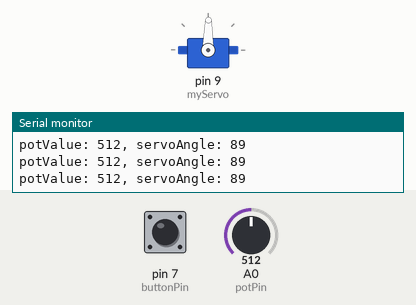
Simulated run of this sketch. Board: Arduino Uno, built with avr-gcc and run on an emulated ATmega328P. On the bench: servo, the last lines printed to the serial monitor. Inputs (shaded band) come from the test bench; at power-on: A0 (potPin) = 512, pin 7 (buttonPin) LOW.

Above: at 1.2 s.
1.3 s: A0 (potPin) set to 716
At 1.8 s:
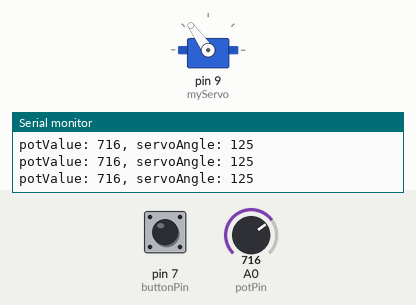
2.8 s: pin 7 (buttonPin) pulled HIGH for 0.15 s
At 2.92 s:
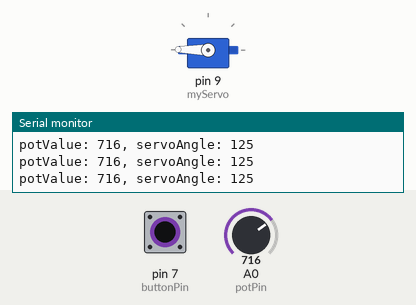
4.5 s: A0 (potPin) set to 306
At 5.1 s:
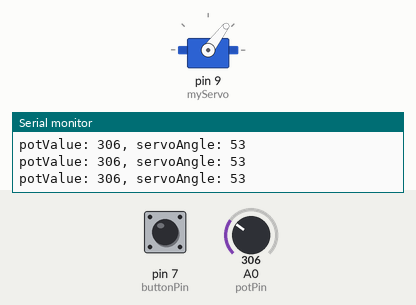
6.0 s: A0 (potPin) set to 0
At 6.6 s:
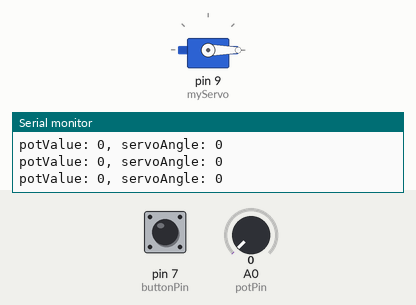
7.5 s: A0 (potPin) set to 94
At 8.1 s:
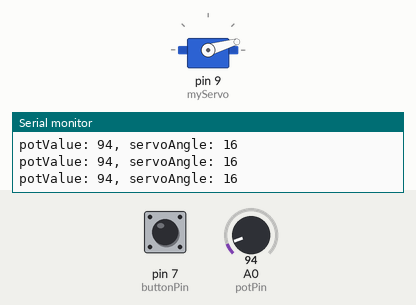
9.0 s: A0 (potPin) set to 110
At 9.6 s:
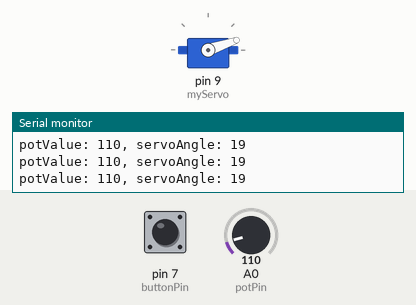
Timing chart, 0 to 12.0 s (numbered marks = the images above; inputs shaded):
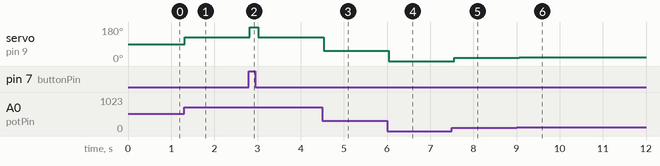

The sketch:

lesson-6-sports-robot.ino
```cpp
#include <Servo.h>        // include the Servo library

Servo myServo;            // create a servo object called myServo

const int potPin = A0;    // set the name of pin A0 to potPin
const int buttonPin = 7;  // set the name of pin 7 to buttonPin
int potValue = 0;         // variable to read the value from the potentiometer
int servoAngle = 0;       // variable to set the angle for the servo motor

void setup() {
  myServo.attach(9);   // attaches the servo on pin 9 to the myServo object
  Serial.begin(9600);  // open a serial connection to the computer
}

void loop() {

  if (digitalRead(buttonPin) == HIGH) {           // if the button is pressed:
    myServo.write(179);                           // move the servo to kick the ball
  } else {                                        // the button is not pressed:
    potValue = analogRead(potPin);                // store the potentiometer value in a variable
    servoAngle = map(potValue, 0, 1023, 0, 179);  // scale potentiometer value to the servo
    myServo.write(servoAngle);                    // turn the servo to the angle variable
  }

  Serial.print("potValue: ");      // print a label for the potValue variable
  Serial.print(potValue);          // print the potValue variable
  Serial.print(", servoAngle: ");  // print a label for the servoAngle variable
  Serial.println(servoAngle);      // print the servoAngle variable

  delay(100);                      // wait for the servo to get there
}
```

Measured:
- after the input at 1.3 s, servo on pin 9 (myServo): 89° → 125° at once
- after the input at 2.8 s, servo on pin 9 (myServo): 125° → 179° at once, → 125° 0.20 s later
- after the input at 4.5 s, servo on pin 9 (myServo): 125° → 53° at once
- after the input at 6.0 s, servo on pin 9 (myServo): 53° → 0° at once
- after the input at 7.5 s, servo on pin 9 (myServo): 0° → 16° after 0.05 s
- after the input at 9.0 s, servo on pin 9 (myServo): 16° → 19° after 0.06 s
